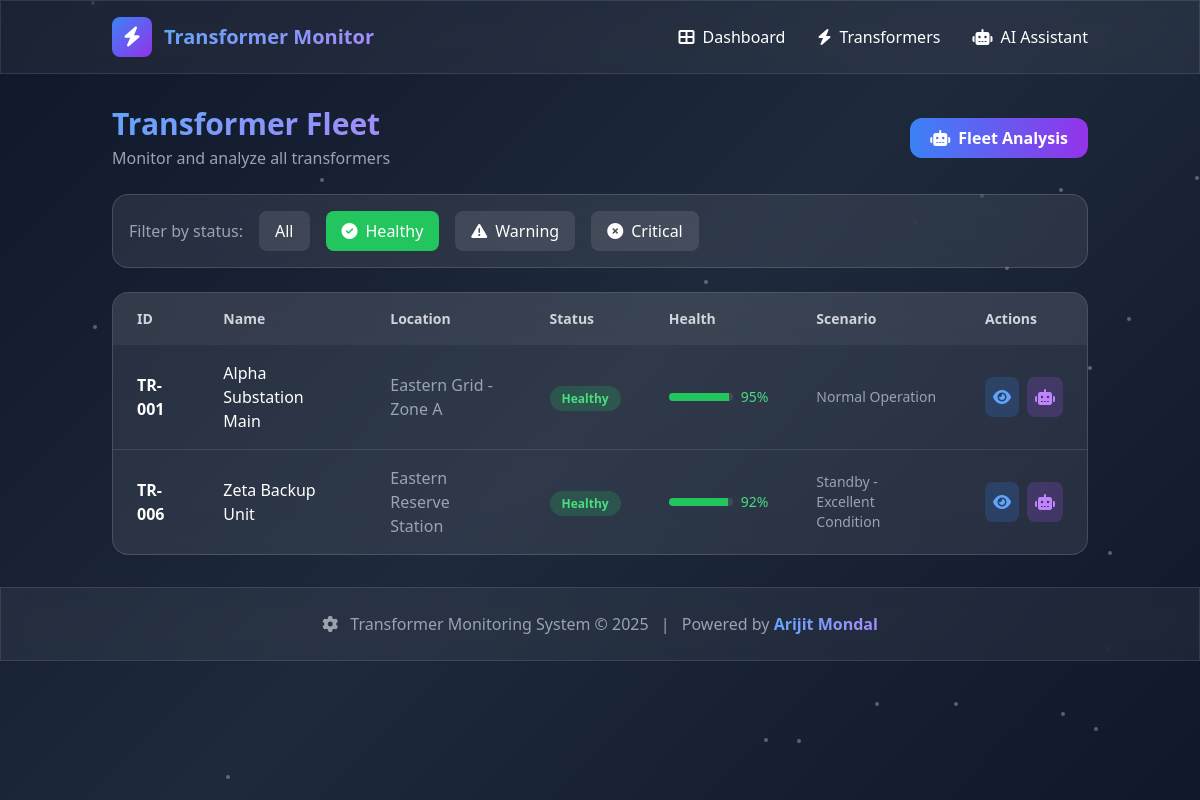
/transformers/?status=Healthy, run on the app's committed database.
### monitoring/models.py (models this page shows, shortened)
class Transformer(models.Model):
    STATUS_CHOICES = [
        ('Healthy', 'Healthy'),
        ('Warning', 'Warning'),
        ('Critical', 'Critical'),
    ]
    transformer_id = models.CharField(max_length=20, unique=True)
    name = models.CharField(max_length=200)
    location = models.CharField(max_length=200)
    rating_mva = models.FloatField()
    voltage = models.CharField(max_length=50)
    age_years = models.IntegerField()
    status = models.CharField(max_length=20, choices=STATUS_CHOICES, default='Healthy')
    health_score = models.IntegerField(default=100)
    scenario = models.CharField(max_length=200, blank=True)
    description = models.TextField(blank=True)
    last_maintenance = models.DateField(null=True, blank=True)
    next_maintenance = models.DateField(null=True, blank=True)
    created_at = models.DateTimeField(auto_now_add=True)
    updated_at = models.DateTimeField(auto_now=True)
    class Meta:
        ordering = ['transformer_id']

### monitoring/views.py (the view)
# urls.py: path('transformers/', views.transformer_list, name='transformer_list'),
def transformer_list(request):
    status_filter = request.GET.get('status', '')
    transformers = Transformer.objects.all()
    if status_filter:
        transformers = transformers.filter(status=status_filter)
    context = {
        'transformers': transformers,
        'status_filter': status_filter,
    }
    return render(request, 'monitoring/transformer_list.html', context)

### monitoring/templates/monitoring/transformer_list.html (shortened to what this page needs)
{% extends 'monitoring/base.html' %}
{% block content %}
<div class="space-y-6">
    <div class="flex justify-between items-center">
        <div>
            <h1 class="text-3xl font-bold gradient-text">Transformer Fleet</h1>
            <p class="text-gray-400 mt-1">Monitor and analyze all transformers</p>
        </div>
        <a href="{% url 'monitoring:chat' %}" class="btn-glow bg-gradient-to-r from-blue-500 to-purple-600 px-5 py-2 rounded-xl font-semibold flex items-center space-x-2">
            <i class="fas fa-robot"></i>
            <span>Fleet Analysis</span>
        </a>
    </div>
    <div class="glass-card p-4">
        <div class="flex flex-wrap items-center gap-4">
            <span class="text-gray-400">Filter by status:</span>
            <a href="{% url 'monitoring:transformer_list' %}"
               class="px-4 py-2 rounded-lg {% if not status_filter %}bg-blue-500 text-white{% else %}bg-white/10 hover:bg-white/20{% endif %} transition-colors">
                All
            </a>
            <a href="?status=Healthy"
               class="px-4 py-2 rounded-lg {% if status_filter == 'Healthy' %}bg-green-500 text-white{% else %}bg-white/10 hover:bg-white/20{% endif %} transition-colors">
                <i class="fas fa-check-circle mr-2"></i>Healthy
            </a>
            <a href="?status=Warning"
               class="px-4 py-2 rounded-lg {% if status_filter == 'Warning' %}bg-yellow-500 text-white{% else %}bg-white/10 hover:bg-white/20{% endif %} transition-colors">
                <i class="fas fa-exclamation-triangle mr-2"></i>Warning
            </a>
            <a href="?status=Critical"
               class="px-4 py-2 rounded-lg {% if status_filter == 'Critical' %}bg-red-500 text-white{% else %}bg-white/10 hover:bg-white/20{% endif %} transition-colors">
                <i class="fas fa-times-circle mr-2"></i>Critical
            </a>
        </div>
    </div>
    <div class="glass-card overflow-hidden">
        <table class="w-full">
            <thead class="bg-white/5">
                <tr>
                    <th class="px-6 py-4 text-left text-sm font-semibold text-gray-300">ID</th>
                    <th class="px-6 py-4 text-left text-sm font-semibold text-gray-300">Name</th>
                    <th class="px-6 py-4 text-left text-sm font-semibold text-gray-300">Location</th>
                    <th class="px-6 py-4 text-left text-sm font-semibold text-gray-300">Status</th>
                    <th class="px-6 py-4 text-left text-sm font-semibold text-gray-300">Health</th>
                    <th class="px-6 py-4 text-left text-sm font-semibold text-gray-300">Scenario</th>
                    <th class="px-6 py-4 text-left text-sm font-semibold text-gray-300">Actions</th>
                </tr>
            </thead>
            <tbody class="divide-y divide-white/10">
                {% for t in transformers %}
                <tr class="hover:bg-white/5 transition-colors">
                    <td class="px-6 py-4">
                        <span class="font-semibold">{{ t.transformer_id }}</span>
                    </td>
                    <td class="px-6 py-4">{{ t.name }}</td>
                    <td class="px-6 py-4 text-gray-400">{{ t.location }}</td>
                    <td class="px-6 py-4">
                        <span class="px-3 py-1 rounded-full text-xs font-semibold
                            {% if t.status == 'Healthy' %}bg-green-500/20 text-green-400
                            {% elif t.status == 'Warning' %}bg-yellow-500/20 text-yellow-400
                            {% else %}bg-red-500/20 text-red-400{% endif %}">
                            {{ t.status }}
                        </span>
                    </td>
                    <td class="px-6 py-4">
                        <div class="flex items-center space-x-2">
                            <div class="w-16 h-2 bg-white/10 rounded-full overflow-hidden">
                                <div class="h-full {% if t.health_score >= 80 %}bg-green-500{% elif t.health_score >= 50 %}bg-yellow-500{% else %}bg-red-500{% endif %}"
                                     style="width: {{ t.health_score }}%"></div>
                            </div>
                            <span class="text-sm {% if t.health_score >= 80 %}text-green-400{% elif t.health_score >= 50 %}text-yellow-400{% else %}text-red-400{% endif %}">
                                {{ t.health_score }}%
                            </span>
                        </div>
                    </td>
                    <td class="px-6 py-4 text-sm text-gray-400">{{ t.scenario|truncatechars:30 }}</td>
                    <td class="px-6 py-4">
                        <div class="flex items-center space-x-2">
                            <a href="{% url 'monitoring:transformer_detail' t.transformer_id %}"
                               class="p-2 bg-blue-500/20 hover:bg-blue-500/40 rounded-lg transition-colors" title="Details">
                                <i class="fas fa-eye text-blue-400"></i>
                            </a>
                            <a href="{% url 'monitoring:transformer_chat' t.transformer_id %}"
                               class="p-2 bg-purple-500/20 hover:bg-purple-500/40 rounded-lg transition-colors" title="AI Chat">
                                <i class="fas fa-robot text-purple-400"></i>
                            </a>
                        </div>
                    </td>
                </tr>
                {% empty %}
                <tr>
                    <td colspan="7" class="px-6 py-12 text-center text-gray-500">
                        No transformers found
                    </td>
                </tr>
                {% endfor %}
            </tbody>
        </table>
    </div>
</div>
{% endblock %}

### monitoring/templates/monitoring/base.html (style rules this page uses)
:root { --primary: #3b82f6; --success: #10b981; --warning: #f59e0b; --danger: #ef4444; --dark: #1f2937; }
body { background: linear-gradient(135deg, #0f172a 0%, #1e293b 50%, #0f172a 100%); min-height: 100vh; }
.glass-card { background: rgba(255, 255, 255, 0.08); backdrop-filter: blur(20px); border: 1px solid rgba(255, 255, 255, 0.15); border-radius: 16px; transition: all 0.3s ease; opacity: 1 !important; visibility: visible !important; }
.gradient-text { background: linear-gradient(135deg, #60a5fa 0%, #a78bfa 50%, #f472b6 100%); -webkit-background-clip: text; -webkit-text-fill-color: transparent; background-size: 200% 200%; animation: gradient-shift 3s ease infinite; }
.btn-glow { position: relative; overflow: hidden; transition: all 0.3s ease; }
.btn-glow::before { content: ''; position: absolute; top: 0; left: -100%; width: 100%; height: 100%; background: linear-gradient(90deg, transparent, rgba(255,255,255,0.2), transparent); transition: left 0.5s ease; }

### data on the page
Transformer: transformer_id "TR-001", name "Alpha Substation Main", location "Eastern Grid - Zone A", status "Healthy", health_score "95", scenario "Normal Operation"
Transformer: transformer_id "TR-006", name "Zeta Backup Unit", location "Eastern Reserve Station", status "Healthy", health_score "92", scenario "Standby - Excellent Condition"
